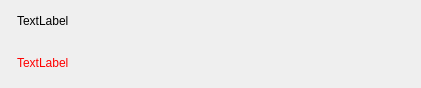
<?xml version="1.0" encoding="UTF-8"?>
<ui version="4.0">
 <class>SetOptionWidget</class>
 <widget class="QWidget" name="SetOptionWidget">
  <property name="geometry">
   <rect>
    <x>0</x>
    <y>0</y>
    <width>421</width>
    <height>88</height>
   </rect>
  </property>
  <property name="sizePolicy">
   <sizepolicy hsizetype="Preferred" vsizetype="Minimum">
    <horstretch>0</horstretch>
    <verstretch>0</verstretch>
   </sizepolicy>
  </property>
  <property name="minimumSize">
   <size>
    <width>0</width>
    <height>0</height>
   </size>
  </property>
  <property name="windowTitle">
   <string>Form</string>
  </property>
  <property name="styleSheet">
   <string notr="true">QPushButton {
	padding: 4px 15px;
}

#linkButton {
	image: url(:/16/assets/16_open.svg);
padding: 4px 2px;
}

#link1Button {
	image: url(:/16/assets/16_open.svg);
padding: 4px 2px;
}

#infoButton {
padding: 4px 15px;
}

#revertButton {
	background-color: #FF9400;
	image: url(:/16/assets/16_revert.svg);
padding: 4px 2px;
}

#saveButton {
	background-color: #47c266;
	image: url(:/16/assets/16_tick.svg);
padding: 4px 2px;
}</string>
  </property>
  <layout class="QVBoxLayout" name="verticalLayout">
   <property name="spacing">
    <number>5</number>
   </property>
   <property name="leftMargin">
    <number>0</number>
   </property>
   <property name="topMargin">
    <number>0</number>
   </property>
   <property name="rightMargin">
    <number>0</number>
   </property>
   <property name="bottomMargin">
    <number>5</number>
   </property>
   <item>
    <layout class="QHBoxLayout" name="nameLayout">
     <item>
      <layout class="QVBoxLayout" name="verticalLayout_3">
       <item>
        <widget class="QWidget" name="iconWidget" native="true">
         <property name="minimumSize">
          <size>
           <width>12</width>
           <height>12</height>
          </size>
         </property>
         <property name="maximumSize">
          <size>
           <width>12</width>
           <height>12</height>
          </size>
         </property>
         <property name="toolTip">
          <string>Requires Restart</string>
         </property>
         <property name="toolTipDuration">
          <number>5000</number>
         </property>
         <property name="styleSheet">
          <string notr="true">image: url(:/32/assets/32_restart.svg);</string>
         </property>
        </widget>
       </item>
      </layout>
     </item>
     <item>
      <layout class="QVBoxLayout" name="verticalLayout_2">
       <property name="spacing">
        <number>0</number>
       </property>
       <item>
        <widget class="QLabel" name="nameLabel">
         <property name="sizePolicy">
          <sizepolicy hsizetype="Expanding" vsizetype="Preferred">
           <horstretch>0</horstretch>
           <verstretch>0</verstretch>
          </sizepolicy>
         </property>
         <property name="text">
          <string>TextLabel</string>
         </property>
         <property name="wordWrap">
          <bool>true</bool>
         </property>
        </widget>
       </item>
       <item>
        <widget class="QLabel" name="warningLabel">
         <property name="styleSheet">
          <string notr="true">color: red;</string>
         </property>
         <property name="text">
          <string>TextLabel</string>
         </property>
         <property name="wordWrap">
          <bool>true</bool>
         </property>
        </widget>
       </item>
      </layout>
     </item>
    </layout>
   </item>
   <item>
    <layout class="QHBoxLayout" name="controlsLayout"/>
   </item>
  </layout>
 </widget>
 <resources/>
 <connections/>
</ui>
